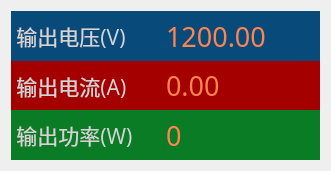
       <widget class="QWidget" name="horizontalLayoutWidget_6">
        <property name="geometry">
         <rect>
          <x>0</x>
          <y>0</y>
          <width>331</width>
          <height>171</height>
         </rect>
        </property>
        <layout class="QHBoxLayout" name="horizontalLayout_11" stretch="5,5">
         <property name="spacing">
          <number>0</number>
         </property>
         <item>
          <layout class="QVBoxLayout" name="verticalLayout_19" stretch="64,64,64">
           <property name="spacing">
            <number>0</number>
           </property>
           <item>
            <widget class="QLabel" name="label_32">
             <property name="enabled">
              <bool>true</bool>
             </property>
             <property name="palette">
              <palette>
               <active>
                <colorrole role="WindowText">
                 <brush brushstyle="SolidPattern">
                  <color alpha="255">
                   <red>212</red>
                   <green>212</green>
                   <blue>212</blue>
                  </color>
                 </brush>
                </colorrole>
                <colorrole role="Button">
                 <brush brushstyle="SolidPattern">
                  <color alpha="255">
                   <red>8</red>
                   <green>75</green>
                   <blue>122</blue>
                  </color>
                 </brush>
                </colorrole>
                <colorrole role="Base">
                 <brush brushstyle="SolidPattern">
                  <color alpha="255">
                   <red>8</red>
                   <green>75</green>
                   <blue>122</blue>
                  </color>
                 </brush>
                </colorrole>
                <colorrole role="Window">
                 <brush brushstyle="SolidPattern">
                  <color alpha="255">
                   <red>8</red>
                   <green>75</green>
                   <blue>122</blue>
                  </color>
                 </brush>
                </colorrole>
               </active>
               <inactive>
                <colorrole role="WindowText">
                 <brush brushstyle="SolidPattern">
                  <color alpha="255">
                   <red>212</red>
                   <green>212</green>
                   <blue>212</blue>
                  </color>
                 </brush>
                </colorrole>
                <colorrole role="Button">
                 <brush brushstyle="SolidPattern">
                  <color alpha="255">
                   <red>8</red>
                   <green>75</green>
                   <blue>122</blue>
                  </color>
                 </brush>
                </colorrole>
                <colorrole role="Base">
                 <brush brushstyle="SolidPattern">
                  <color alpha="255">
                   <red>8</red>
                   <green>75</green>
                   <blue>122</blue>
                  </color>
                 </brush>
                </colorrole>
                <colorrole role="Window">
                 <brush brushstyle="SolidPattern">
                  <color alpha="255">
                   <red>8</red>
                   <green>75</green>
                   <blue>122</blue>
                  </color>
                 </brush>
                </colorrole>
               </inactive>
               <disabled>
                <colorrole role="WindowText">
                 <brush brushstyle="SolidPattern">
                  <color alpha="255">
                   <red>120</red>
                   <green>120</green>
                   <blue>120</blue>
                  </color>
                 </brush>
                </colorrole>
                <colorrole role="Button">
                 <brush brushstyle="SolidPattern">
                  <color alpha="255">
                   <red>8</red>
                   <green>75</green>
                   <blue>122</blue>
                  </color>
                 </brush>
                </colorrole>
                <colorrole role="Base">
                 <brush brushstyle="SolidPattern">
                  <color alpha="255">
                   <red>8</red>
                   <green>75</green>
                   <blue>122</blue>
                  </color>
                 </brush>
                </colorrole>
                <colorrole role="Window">
                 <brush brushstyle="SolidPattern">
                  <color alpha="255">
                   <red>8</red>
                   <green>75</green>
                   <blue>122</blue>
                  </color>
                 </brush>
                </colorrole>
               </disabled>
              </palette>
             </property>
             <property name="font">
              <font>
               <family>MiSans</family>
               <pointsize>16</pointsize>
               <weight>50</weight>
               <bold>false</bold>
              </font>
             </property>
             <property name="focusPolicy">
              <enum>Qt::NoFocus</enum>
             </property>
             <property name="contextMenuPolicy">
              <enum>Qt::DefaultContextMenu</enum>
             </property>
             <property name="autoFillBackground">
              <bool>false</bool>
             </property>
             <property name="styleSheet">
              <string notr="true">QLabel
{
background-color:rgb(8,75,122);
}</string>
             </property>
             <property name="text">
              <string> 输出电压(V)</string>
             </property>
             <property name="alignment">
              <set>Qt::AlignLeading|Qt::AlignLeft|Qt::AlignVCenter</set>
             </property>
             <property name="wordWrap">
              <bool>false</bool>
             </property>
             <property name="margin">
              <number>0</number>
             </property>
             <property name="indent">
              <number>0</number>
             </property>
             <property name="textInteractionFlags">
              <set>Qt::NoTextInteraction</set>
             </property>
            </widget>
           </item>
           <item>
            <widget class="QLabel" name="label_33">
             <property name="palette">
              <palette>
               <active>
                <colorrole role="WindowText">
                 <brush brushstyle="SolidPattern">
                  <color alpha="255">
                   <red>212</red>
                   <green>212</green>
                   <blue>212</blue>
                  </color>
                 </brush>
                </colorrole>
                <colorrole role="Button">
                 <brush brushstyle="SolidPattern">
                  <color alpha="255">
                   <red>164</red>
                   <green>0</green>
                   <blue>0</blue>
                  </color>
                 </brush>
                </colorrole>
                <colorrole role="Base">
                 <brush brushstyle="SolidPattern">
                  <color alpha="255">
                   <red>164</red>
                   <green>0</green>
                   <blue>0</blue>
                  </color>
                 </brush>
                </colorrole>
                <colorrole role="Window">
                 <brush brushstyle="SolidPattern">
                  <color alpha="255">
                   <red>164</red>
                   <green>0</green>
                   <blue>0</blue>
                  </color>
                 </brush>
                </colorrole>
               </active>
               <inactive>
                <colorrole role="WindowText">
                 <brush brushstyle="SolidPattern">
                  <color alpha="255">
                   <red>212</red>
                   <green>212</green>
                   <blue>212</blue>
                  </color>
                 </brush>
                </colorrole>
                <colorrole role="Button">
                 <brush brushstyle="SolidPattern">
                  <color alpha="255">
                   <red>164</red>
                   <green>0</green>
                   <blue>0</blue>
                  </color>
                 </brush>
                </colorrole>
                <colorrole role="Base">
                 <brush brushstyle="SolidPattern">
                  <color alpha="255">
                   <red>164</red>
                   <green>0</green>
                   <blue>0</blue>
                  </color>
                 </brush>
                </colorrole>
                <colorrole role="Window">
                 <brush brushstyle="SolidPattern">
                  <color alpha="255">
                   <red>164</red>
                   <green>0</green>
                   <blue>0</blue>
                  </color>
                 </brush>
                </colorrole>
               </inactive>
               <disabled>
                <colorrole role="WindowText">
                 <brush brushstyle="SolidPattern">
                  <color alpha="255">
                   <red>120</red>
                   <green>120</green>
                   <blue>120</blue>
                  </color>
                 </brush>
                </colorrole>
                <colorrole role="Button">
                 <brush brushstyle="SolidPattern">
                  <color alpha="255">
                   <red>164</red>
                   <green>0</green>
                   <blue>0</blue>
                  </color>
                 </brush>
                </colorrole>
                <colorrole role="Base">
                 <brush brushstyle="SolidPattern">
                  <color alpha="255">
                   <red>164</red>
                   <green>0</green>
                   <blue>0</blue>
                  </color>
                 </brush>
                </colorrole>
                <colorrole role="Window">
                 <brush brushstyle="SolidPattern">
                  <color alpha="255">
                   <red>164</red>
                   <green>0</green>
                   <blue>0</blue>
                  </color>
                 </brush>
                </colorrole>
               </disabled>
              </palette>
             </property>
             <property name="font">
              <font>
               <family>MiSans</family>
               <pointsize>16</pointsize>
               <weight>50</weight>
               <bold>false</bold>
              </font>
             </property>
             <property name="styleSheet">
              <string notr="true">QLabel
{
background-color:rgb(164,0,0);
}</string>
             </property>
             <property name="text">
              <string> 输出电流(A)</string>
             </property>
            </widget>
           </item>
           <item>
            <widget class="QLabel" name="label_34">
             <property name="palette">
              <palette>
               <active>
                <colorrole role="WindowText">
                 <brush brushstyle="SolidPattern">
                  <color alpha="255">
                   <red>212</red>
                   <green>212</green>
                   <blue>212</blue>
                  </color>
                 </brush>
                </colorrole>
                <colorrole role="Button">
                 <brush brushstyle="SolidPattern">
                  <color alpha="255">
                   <red>9</red>
                   <green>124</green>
                   <blue>37</blue>
                  </color>
                 </brush>
                </colorrole>
                <colorrole role="Base">
                 <brush brushstyle="SolidPattern">
                  <color alpha="255">
                   <red>9</red>
                   <green>124</green>
                   <blue>37</blue>
                  </color>
                 </brush>
                </colorrole>
                <colorrole role="Window">
                 <brush brushstyle="SolidPattern">
                  <color alpha="255">
                   <red>9</red>
                   <green>124</green>
                   <blue>37</blue>
                  </color>
                 </brush>
                </colorrole>
               </active>
               <inactive>
                <colorrole role="WindowText">
                 <brush brushstyle="SolidPattern">
                  <color alpha="255">
                   <red>212</red>
                   <green>212</green>
                   <blue>212</blue>
                  </color>
                 </brush>
                </colorrole>
                <colorrole role="Button">
                 <brush brushstyle="SolidPattern">
                  <color alpha="255">
                   <red>9</red>
                   <green>124</green>
                   <blue>37</blue>
                  </color>
                 </brush>
                </colorrole>
                <colorrole role="Base">
                 <brush brushstyle="SolidPattern">
                  <color alpha="255">
                   <red>9</red>
                   <green>124</green>
                   <blue>37</blue>
                  </color>
                 </brush>
                </colorrole>
                <colorrole role="Window">
                 <brush brushstyle="SolidPattern">
                  <color alpha="255">
                   <red>9</red>
                   <green>124</green>
                   <blue>37</blue>
                  </color>
                 </brush>
                </colorrole>
               </inactive>
               <disabled>
                <colorrole role="WindowText">
                 <brush brushstyle="SolidPattern">
                  <color alpha="255">
                   <red>120</red>
                   <green>120</green>
                   <blue>120</blue>
                  </color>
                 </brush>
                </colorrole>
                <colorrole role="Button">
                 <brush brushstyle="SolidPattern">
                  <color alpha="255">
                   <red>9</red>
                   <green>124</green>
                   <blue>37</blue>
                  </color>
                 </brush>
                </colorrole>
                <colorrole role="Base">
                 <brush brushstyle="SolidPattern">
                  <color alpha="255">
                   <red>9</red>
                   <green>124</green>
                   <blue>37</blue>
                  </color>
                 </brush>
                </colorrole>
                <colorrole role="Window">
                 <brush brushstyle="SolidPattern">
                  <color alpha="255">
                   <red>9</red>
                   <green>124</green>
                   <blue>37</blue>
                  </color>
                 </brush>
                </colorrole>
               </disabled>
              </palette>
             </property>
             <property name="font">
              <font>
               <family>MiSans</family>
               <pointsize>16</pointsize>
               <weight>50</weight>
               <bold>false</bold>
              </font>
             </property>
             <property name="styleSheet">
              <string notr="true">QLabel
{
background-color:rgb(9,124,37);
}</string>
             </property>
             <property name="text">
              <string> 输出功率(W)</string>
             </property>
            </widget>
           </item>
          </layout>
         </item>
         <item>
          <layout class="QVBoxLayout" name="verticalLayout_20" stretch="64,64,64">
           <property name="spacing">
            <number>0</number>
           </property>
           <property name="leftMargin">
            <number>0</number>
           </property>
           <property name="topMargin">
            <number>0</number>
           </property>
           <property name="rightMargin">
            <number>0</number>
           </property>
           <property name="bottomMargin">
            <number>0</number>
           </property>
           <item>
            <widget class="QLabel" name="CAN_Output_V_Show">
             <property name="enabled">
              <bool>true</bool>
             </property>
             <property name="palette">
              <palette>
               <active>
                <colorrole role="WindowText">
                 <brush brushstyle="SolidPattern">
                  <color alpha="255">
                   <red>255</red>
                   <green>132</green>
                   <blue>80</blue>
                  </color>
                 </brush>
                </colorrole>
                <colorrole role="Button">
                 <brush brushstyle="SolidPattern">
                  <color alpha="255">
                   <red>8</red>
                   <green>75</green>
                   <blue>122</blue>
                  </color>
                 </brush>
                </colorrole>
                <colorrole role="Base">
                 <brush brushstyle="SolidPattern">
                  <color alpha="255">
                   <red>8</red>
                   <green>75</green>
                   <blue>122</blue>
                  </color>
                 </brush>
                </colorrole>
                <colorrole role="Window">
                 <brush brushstyle="SolidPattern">
                  <color alpha="255">
                   <red>8</red>
                   <green>75</green>
                   <blue>122</blue>
                  </color>
                 </brush>
                </colorrole>
               </active>
               <inactive>
                <colorrole role="WindowText">
                 <brush brushstyle="SolidPattern">
                  <color alpha="255">
                   <red>255</red>
                   <green>132</green>
                   <blue>80</blue>
                  </color>
                 </brush>
                </colorrole>
                <colorrole role="Button">
                 <brush brushstyle="SolidPattern">
                  <color alpha="255">
                   <red>8</red>
                   <green>75</green>
                   <blue>122</blue>
                  </color>
                 </brush>
                </colorrole>
                <colorrole role="Base">
                 <brush brushstyle="SolidPattern">
                  <color alpha="255">
                   <red>8</red>
                   <green>75</green>
                   <blue>122</blue>
                  </color>
                 </brush>
                </colorrole>
                <colorrole role="Window">
                 <brush brushstyle="SolidPattern">
                  <color alpha="255">
                   <red>8</red>
                   <green>75</green>
                   <blue>122</blue>
                  </color>
                 </brush>
                </colorrole>
               </inactive>
               <disabled>
                <colorrole role="WindowText">
                 <brush brushstyle="SolidPattern">
                  <color alpha="255">
                   <red>120</red>
                   <green>120</green>
                   <blue>120</blue>
                  </color>
                 </brush>
                </colorrole>
                <colorrole role="Button">
                 <brush brushstyle="SolidPattern">
                  <color alpha="255">
                   <red>8</red>
                   <green>75</green>
                   <blue>122</blue>
                  </color>
                 </brush>
                </colorrole>
                <colorrole role="Base">
                 <brush brushstyle="SolidPattern">
                  <color alpha="255">
                   <red>8</red>
                   <green>75</green>
                   <blue>122</blue>
                  </color>
                 </brush>
                </colorrole>
                <colorrole role="Window">
                 <brush brushstyle="SolidPattern">
                  <color alpha="255">
                   <red>8</red>
                   <green>75</green>
                   <blue>122</blue>
                  </color>
                 </brush>
                </colorrole>
               </disabled>
              </palette>
             </property>
             <property name="font">
              <font>
               <family>MiSans</family>
               <pointsize>20</pointsize>
               <weight>50</weight>
               <bold>false</bold>
              </font>
             </property>
             <property name="focusPolicy">
              <enum>Qt::NoFocus</enum>
             </property>
             <property name="contextMenuPolicy">
              <enum>Qt::DefaultContextMenu</enum>
             </property>
             <property name="layoutDirection">
              <enum>Qt::RightToLeft</enum>
             </property>
             <property name="autoFillBackground">
              <bool>false</bool>
             </property>
             <property name="styleSheet">
              <string notr="true">QLabel
{
background-color:rgb(8,75,122);
}</string>
             </property>
             <property name="text">
              <string>1200.00</string>
             </property>
             <property name="alignment">
              <set>Qt::AlignLeading|Qt::AlignLeft|Qt::AlignVCenter</set>
             </property>
             <property name="wordWrap">
              <bool>false</bool>
             </property>
             <property name="margin">
              <number>0</number>
             </property>
             <property name="indent">
              <number>0</number>
             </property>
             <property name="textInteractionFlags">
              <set>Qt::TextEditable</set>
             </property>
            </widget>
           </item>
           <item>
            <widget class="QLabel" name="CAN_Output_I_Show">
             <property name="enabled">
              <bool>true</bool>
             </property>
             <property name="palette">
              <palette>
               <active>
                <colorrole role="WindowText">
                 <brush brushstyle="SolidPattern">
                  <color alpha="255">
                   <red>255</red>
                   <green>132</green>
                   <blue>80</blue>
                  </color>
                 </brush>
                </colorrole>
                <colorrole role="Button">
                 <brush brushstyle="SolidPattern">
                  <color alpha="255">
                   <red>164</red>
                   <green>0</green>
                   <blue>0</blue>
                  </color>
                 </brush>
                </colorrole>
                <colorrole role="Base">
                 <brush brushstyle="SolidPattern">
                  <color alpha="255">
                   <red>164</red>
                   <green>0</green>
                   <blue>0</blue>
                  </color>
                 </brush>
                </colorrole>
                <colorrole role="Window">
                 <brush brushstyle="SolidPattern">
                  <color alpha="255">
                   <red>164</red>
                   <green>0</green>
                   <blue>0</blue>
                  </color>
                 </brush>
                </colorrole>
               </active>
               <inactive>
                <colorrole role="WindowText">
                 <brush brushstyle="SolidPattern">
                  <color alpha="255">
                   <red>255</red>
                   <green>132</green>
                   <blue>80</blue>
                  </color>
                 </brush>
                </colorrole>
                <colorrole role="Button">
                 <brush brushstyle="SolidPattern">
                  <color alpha="255">
                   <red>164</red>
                   <green>0</green>
                   <blue>0</blue>
                  </color>
                 </brush>
                </colorrole>
                <colorrole role="Base">
                 <brush brushstyle="SolidPattern">
                  <color alpha="255">
                   <red>164</red>
                   <green>0</green>
                   <blue>0</blue>
                  </color>
                 </brush>
                </colorrole>
                <colorrole role="Window">
                 <brush brushstyle="SolidPattern">
                  <color alpha="255">
                   <red>164</red>
                   <green>0</green>
                   <blue>0</blue>
                  </color>
                 </brush>
                </colorrole>
               </inactive>
               <disabled>
                <colorrole role="WindowText">
                 <brush brushstyle="SolidPattern">
                  <color alpha="255">
                   <red>120</red>
                   <green>120</green>
                   <blue>120</blue>
                  </color>
                 </brush>
                </colorrole>
                <colorrole role="Button">
                 <brush brushstyle="SolidPattern">
                  <color alpha="255">
                   <red>164</red>
                   <green>0</green>
                   <blue>0</blue>
                  </color>
                 </brush>
                </colorrole>
                <colorrole role="Base">
                 <brush brushstyle="SolidPattern">
                  <color alpha="255">
                   <red>164</red>
                   <green>0</green>
                   <blue>0</blue>
                  </color>
                 </brush>
                </colorrole>
                <colorrole role="Window">
                 <brush brushstyle="SolidPattern">
                  <color alpha="255">
                   <red>164</red>
                   <green>0</green>
                   <blue>0</blue>
                  </color>
                 </brush>
                </colorrole>
               </disabled>
              </palette>
             </property>
             <property name="font">
              <font>
               <family>MiSans</family>
               <pointsize>20</pointsize>
               <weight>50</weight>
               <bold>false</bold>
              </font>
             </property>
             <property name="focusPolicy">
              <enum>Qt::NoFocus</enum>
             </property>
             <property name="contextMenuPolicy">
              <enum>Qt::DefaultContextMenu</enum>
             </property>
             <property name="layoutDirection">
              <enum>Qt::RightToLeft</enum>
             </property>
             <property name="autoFillBackground">
              <bool>false</bool>
             </property>
             <property name="styleSheet">
              <string notr="true">QLabel
{
background-color:rgb(164,0,0);
}</string>
             </property>
             <property name="text">
              <string>0.00</string>
             </property>
             <property name="alignment">
              <set>Qt::AlignLeading|Qt::AlignLeft|Qt::AlignVCenter</set>
             </property>
             <property name="wordWrap">
              <bool>false</bool>
             </property>
             <property name="margin">
              <number>0</number>
             </property>
             <property name="indent">
              <number>0</number>
             </property>
             <property name="textInteractionFlags">
              <set>Qt::NoTextInteraction</set>
             </property>
            </widget>
           </item>
           <item>
            <widget class="QLabel" name="CAN_Output_P_Show">
             <property name="enabled">
              <bool>true</bool>
             </property>
             <property name="palette">
              <palette>
               <active>
                <colorrole role="WindowText">
                 <brush brushstyle="SolidPattern">
                  <color alpha="255">
                   <red>255</red>
                   <green>132</green>
                   <blue>80</blue>
                  </color>
                 </brush>
                </colorrole>
                <colorrole role="Button">
                 <brush brushstyle="SolidPattern">
                  <color alpha="255">
                   <red>9</red>
                   <green>124</green>
                   <blue>37</blue>
                  </color>
                 </brush>
                </colorrole>
                <colorrole role="Base">
                 <brush brushstyle="SolidPattern">
                  <color alpha="255">
                   <red>9</red>
                   <green>124</green>
                   <blue>37</blue>
                  </color>
                 </brush>
                </colorrole>
                <colorrole role="Window">
                 <brush brushstyle="SolidPattern">
                  <color alpha="255">
                   <red>9</red>
                   <green>124</green>
                   <blue>37</blue>
                  </color>
                 </brush>
                </colorrole>
               </active>
               <inactive>
                <colorrole role="WindowText">
                 <brush brushstyle="SolidPattern">
                  <color alpha="255">
                   <red>255</red>
                   <green>132</green>
                   <blue>80</blue>
                  </color>
                 </brush>
                </colorrole>
                <colorrole role="Button">
                 <brush brushstyle="SolidPattern">
                  <color alpha="255">
                   <red>9</red>
                   <green>124</green>
                   <blue>37</blue>
                  </color>
                 </brush>
                </colorrole>
                <colorrole role="Base">
                 <brush brushstyle="SolidPattern">
                  <color alpha="255">
                   <red>9</red>
                   <green>124</green>
                   <blue>37</blue>
                  </color>
                 </brush>
                </colorrole>
                <colorrole role="Window">
                 <brush brushstyle="SolidPattern">
                  <color alpha="255">
                   <red>9</red>
                   <green>124</green>
                   <blue>37</blue>
                  </color>
                 </brush>
                </colorrole>
               </inactive>
               <disabled>
                <colorrole role="WindowText">
                 <brush brushstyle="SolidPattern">
                  <color alpha="255">
                   <red>120</red>
                   <green>120</green>
                   <blue>120</blue>
                  </color>
                 </brush>
                </colorrole>
                <colorrole role="Button">
                 <brush brushstyle="SolidPattern">
                  <color alpha="255">
                   <red>9</red>
                   <green>124</green>
                   <blue>37</blue>
                  </color>
                 </brush>
                </colorrole>
                <colorrole role="Base">
                 <brush brushstyle="SolidPattern">
                  <color alpha="255">
                   <red>9</red>
                   <green>124</green>
                   <blue>37</blue>
                  </color>
                 </brush>
                </colorrole>
                <colorrole role="Window">
                 <brush brushstyle="SolidPattern">
                  <color alpha="255">
                   <red>9</red>
                   <green>124</green>
                   <blue>37</blue>
                  </color>
                 </brush>
                </colorrole>
               </disabled>
              </palette>
             </property>
             <property name="font">
              <font>
               <family>MiSans</family>
               <pointsize>20</pointsize>
               <weight>50</weight>
               <bold>false</bold>
              </font>
             </property>
             <property name="focusPolicy">
              <enum>Qt::NoFocus</enum>
             </property>
             <property name="contextMenuPolicy">
              <enum>Qt::DefaultContextMenu</enum>
             </property>
             <property name="layoutDirection">
              <enum>Qt::RightToLeft</enum>
             </property>
             <property name="autoFillBackground">
              <bool>false</bool>
             </property>
             <property name="styleSheet">
              <string notr="true">QLabel
{
background-color:rgb(9,124,37);
}</string>
             </property>
             <property name="text">
              <string>0</string>
             </property>
             <property name="alignment">
              <set>Qt::AlignLeading|Qt::AlignLeft|Qt::AlignVCenter</set>
             </property>
             <property name="wordWrap">
              <bool>false</bool>
             </property>
             <property name="margin">
              <number>0</number>
             </property>
             <property name="indent">
              <number>0</number>
             </property>
             <property name="textInteractionFlags">
              <set>Qt::NoTextInteraction</set>
             </property>
            </widget>
           </item>
          </layout>
         </item>
        </layout>
       </widget>
